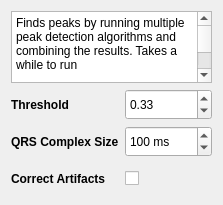
          <widget class="QWidget" name="page_peak_promac">
           <layout class="QFormLayout" name="formLayout_7">
            <item row="1" column="0">
             <widget class="QLabel" name="thresholdLabel">
              <property name="minimumSize">
               <size>
                <width>0</width>
                <height>31</height>
               </size>
              </property>
              <property name="font">
               <font>
                <bold>true</bold>
               </font>
              </property>
              <property name="text">
               <string>Threshold</string>
              </property>
             </widget>
            </item>
            <item row="1" column="1">
             <widget class="QDoubleSpinBox" name="peak_promac_threshold">
              <property name="minimumSize">
               <size>
                <width>0</width>
                <height>31</height>
               </size>
              </property>
              <property name="maximum">
               <double>1.000000000000000</double>
              </property>
              <property name="singleStep">
               <double>0.010000000000000</double>
              </property>
              <property name="value">
               <double>0.330000000000000</double>
              </property>
             </widget>
            </item>
            <item row="2" column="0">
             <widget class="QLabel" name="qRSComplexSizeLabel">
              <property name="minimumSize">
               <size>
                <width>0</width>
                <height>31</height>
               </size>
              </property>
              <property name="font">
               <font>
                <bold>true</bold>
               </font>
              </property>
              <property name="text">
               <string>QRS Complex Size</string>
              </property>
             </widget>
            </item>
            <item row="3" column="0">
             <widget class="QLabel" name="correctArtifactsLabel_2">
              <property name="minimumSize">
               <size>
                <width>0</width>
                <height>31</height>
               </size>
              </property>
              <property name="font">
               <font>
                <bold>true</bold>
               </font>
              </property>
              <property name="text">
               <string>Correct Artifacts</string>
              </property>
             </widget>
            </item>
            <item row="3" column="1">
             <widget class="QCheckBox" name="peak_promac_correct_artifacts">
              <property name="minimumSize">
               <size>
                <width>0</width>
                <height>31</height>
               </size>
              </property>
             </widget>
            </item>
            <item row="2" column="1">
             <widget class="QSpinBox" name="peak_promac_gaussian_sd">
              <property name="minimumSize">
               <size>
                <width>0</width>
                <height>31</height>
               </size>
              </property>
              <property name="suffix">
               <string> ms</string>
              </property>
              <property name="maximum">
               <number>100000</number>
              </property>
              <property name="value">
               <number>100</number>
              </property>
             </widget>
            </item>
            <item row="0" column="0" colspan="2">
             <widget class="QTextBrowser" name="peak_promac_info">
              <property name="sizePolicy">
               <sizepolicy hsizetype="Expanding" vsizetype="Preferred">
                <horstretch>0</horstretch>
                <verstretch>0</verstretch>
               </sizepolicy>
              </property>
              <property name="sizeAdjustPolicy">
               <enum>QAbstractScrollArea::SizeAdjustPolicy::AdjustToContents</enum>
              </property>
              <property name="html">
               <string>&lt;!DOCTYPE HTML PUBLIC &quot;-//W3C//DTD HTML 4.0//EN&quot; &quot;http://www.w3.org/TR/REC-html40/strict.dtd&quot;&gt;
&lt;html&gt;&lt;head&gt;&lt;meta name=&quot;qrichtext&quot; content=&quot;1&quot; /&gt;&lt;meta charset=&quot;utf-8&quot; /&gt;&lt;style type=&quot;text/css&quot;&gt;
p, li { white-space: pre-wrap; }
hr { height: 1px; border-width: 0; }
li.unchecked::marker { content: &quot;\2610&quot;; }
li.checked::marker { content: &quot;\2612&quot;; }
&lt;/style&gt;&lt;/head&gt;&lt;body style=&quot; font-family:'Segoe UI'; font-size:9pt; font-weight:400; font-style:normal;&quot;&gt;
&lt;p style=&quot; margin-top:12px; margin-bottom:12px; margin-left:0px; margin-right:0px; -qt-block-indent:0; text-indent:0px;&quot;&gt;Finds peaks by running multiple peak detection algorithms and combining the results. Takes a while to run&lt;/p&gt;
&lt;p style=&quot; margin-top:0px; margin-bottom:0px; margin-left:0px; margin-right:0px; -qt-block-indent:0; text-indent:0px;&quot;&gt;Source: &lt;a href=&quot;https://github.com/neuropsychology/NeuroKit/issues/222&quot;&gt;&lt;span style=&quot; text-decoration: underline; color:#038387;&quot;&gt;https://github.com/neuropsychology/NeuroKit/issues/222&lt;/span&gt;&lt;/a&gt;&lt;/p&gt;&lt;/body&gt;&lt;/html&gt;</string>
              </property>
             </widget>
            </item>
           </layout>
          </widget>
